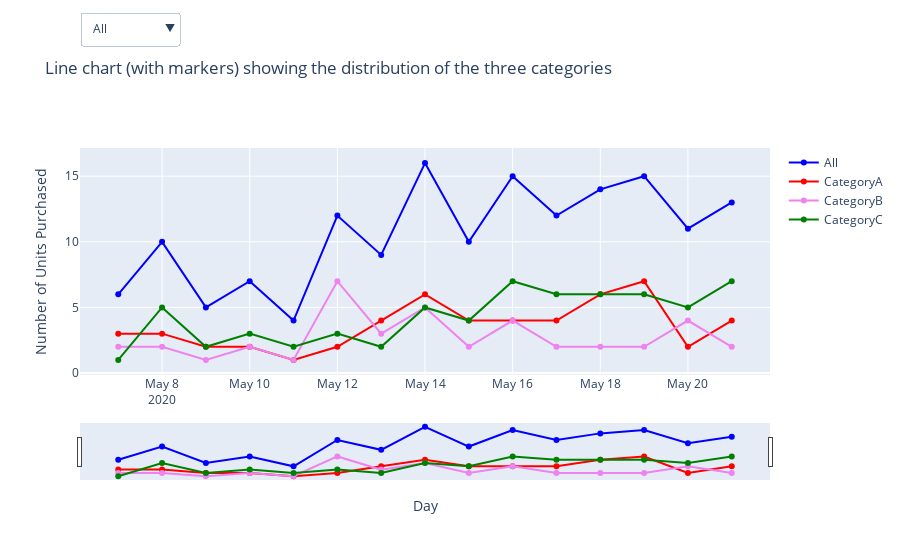

The notebook cell this image was saved under:
### Markdown cell above
## 3. Axis Sliders

### Code cell
# Pull traces to data
data = [trace1,trace2,trace3,trace4]

# Specify dropout parameters
updatemenus = list([
    dict(active=0, 
         buttons=list([   
            dict(label = "All",
                 method = "update",
                 args = [{"visible": [True, False, False, False]},
                         {"title": "Units Purchased for All categories per day"}]),
            dict(label = "CategoryA",
                 method = "update",
                 args = [{"visible": [False, True, False, False]},
                         {"title": "Units Purchased for CategoryA per day"}]),
            dict(label = "CategoryB",
                 method = "update",
                 args = [{"visible": [False, False, True, False]},
                         {"title": "Units Purchased for CategoryB per day"}]),
            dict(label = "CategoryC",
                 method = "update",
                 args = [{"visible": [False, False, False, True]},
                         {"title": "Units Purchased for CategoryC per day"}])
        ]),
            showactive=True,
            xanchor="left",
            x=0.0,
            y=1.6,
            yanchor="top"
    )
])
# Set layout
layout = dict(showlegend=True,
              xaxis=dict(title="Day"),
              yaxis=dict(title="Number of Units Purchased"),
              updatemenus=updatemenus)

# Create fig
fig = go.Figure(data=data, layout=layout)
fig.update_layout(title_text='Line chart (with markers) showing the distribution of the three categories',  xaxis=dict(rangeslider={'visible': True}))

iplot(fig)

### Figure 1 — Plotly figure (JSON) as saved in the notebook; plotly's stock layout.template omitted (floating-point values rounded to 4 significant figures)
{"data": [{"marker": {"color": "blue"}, "mode": "lines+markers", "name": "All", "type": "scatter", "x": ["2020-05-07", "2020-05-08", "2020-05-09", "2020-05-10", "2020-05-11", "2020-05-12", "2020-05-13", "2020-05-14", "2020-05-15", "2020-05-16", "2020-05-17", "2020-05-18", "2020-05-19", "2020-05-20", "2020-05-21"], "y": [6, 10, 5, 7, 4, 12, 9, 16, 10, 15, 12, 14, 15, 11, 13]}, {"marker": {"color": "red"}, "mode": "lines+markers", "name": "CategoryA", "type": "scatter", "x": ["2020-05-07", "2020-05-08", "2020-05-09", "2020-05-10", "2020-05-11", "2020-05-12", "2020-05-13", "2020-05-14", "2020-05-15", "2020-05-16", "2020-05-17", "2020-05-18", "2020-05-19", "2020-05-20", "2020-05-21"], "y": [3, 3, 2, 2, 1, 2, 4, 6, 4, 4, 4, 6, 7, 2, 4]}, {"marker": {"color": "violet"}, "mode": "lines+markers", "name": "CategoryB", "type": "scatter", "x": ["2020-05-07", "2020-05-08", "2020-05-09", "2020-05-10", "2020-05-11", "2020-05-12", "2020-05-13", "2020-05-14", "2020-05-15", "2020-05-16", "2020-05-17", "2020-05-18", "2020-05-19", "2020-05-20", "2020-05-21"], "y": [2, 2, 1, 2, 1, 7, 3, 5, 2, 4, 2, 2, 2, 4, 2]}, {"marker": {"color": "green"}, "mode": "lines+markers", "name": "CategoryC", "type": "scatter", "x": ["2020-05-07", "2020-05-08", "2020-05-09", "2020-05-10", "2020-05-11", "2020-05-12", "2020-05-13", "2020-05-14", "2020-05-15", "2020-05-16", "2020-05-17", "2020-05-18", "2020-05-19", "2020-05-20", "2020-05-21"], "y": [1, 5, 2, 3, 2, 3, 2, 5, 4, 7, 6, 6, 6, 5, 7]}], "layout": {"showlegend": true, "title": {"text": "Line chart (with markers) showing the distribution of the three categories"}, "updatemenus": [{"active": 0, "buttons": [{"args": [{"visible": [true, false, false, false]}, {"title": "Units Purchased for All categories per day"}], "label": "All", "method": "update"}, {"args": [{"visible": [false, true, false, false]}, {"title": "Units Purchased for CategoryA per day"}], "label": "CategoryA", "method": "update"}, {"args": [{"visible": [false, false, true, false]}, {"title": "Units Purchased for CategoryB per day"}], "label": "CategoryB", "method": "update"}, {"args": [{"visible": [false, false, false, true]}, {"title": "Units Purchased for CategoryC per day"}], "label": "CategoryC", "method": "update"}], "showactive": true, "x": 0, "xanchor": "left", "y": 1.6, "yanchor": "top"}], "xaxis": {"rangeslider": {"visible": true}, "title": {"text": "Day"}}, "yaxis": {"title": {"text": "Number of Units Purchased"}}}}
